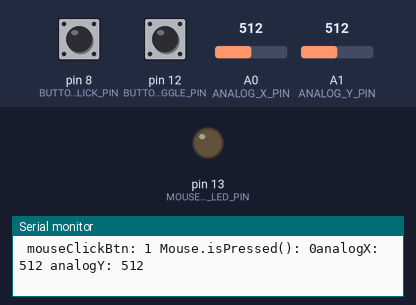
A sketch run on a simulated Arduino Leonardo, built with avr-gcc and run on an emulated ATmega32U4. Parts: output pins drawn as LEDs (lit = HIGH), the last lines printed to the serial monitor. The test bench sets the inputs (shaded band); at power-on: pin 12 (BUTTON_MOUSE_TOGGLE_PIN) HIGH, pin 8 (BUTTON_MOUSE_CLICK_PIN) HIGH, A0 (ANALOG_X_PIN) = 512, A1 (ANALOG_Y_PIN) = 512. USB keyboard and mouse output is not drawn.

Above: at 1.2 s.
1.3 s: pin 12 (BUTTON_MOUSE_TOGGLE_PIN) pulled LOW for 0.15 s
At 2.1 s:
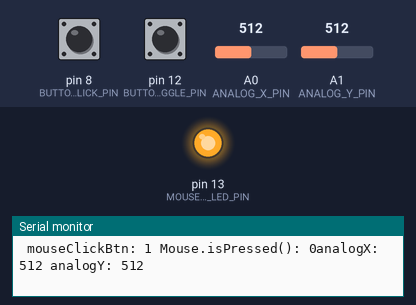
2.9 s: pin 12 (BUTTON_MOUSE_TOGGLE_PIN) pulled LOW for 1 s
At 3.7 s:
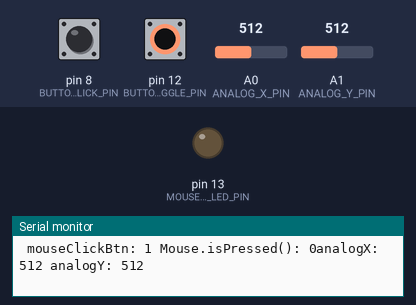
6.9 s: pin 12 (BUTTON_MOUSE_TOGGLE_PIN) pulled LOW for 3.2 s
At 7.5 s:
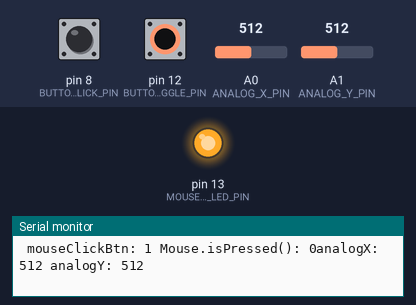
Timing chart, 0 to 9.9 s (numbered marks = the images above; inputs shaded):
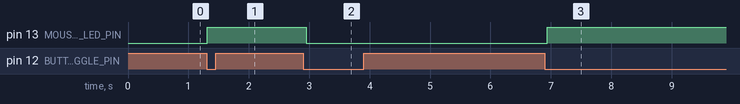

Measured:
- after the input at 1.3 s, pin 13 (MOUSE_ON_LED_PIN): LOW → HIGH at once
- after the input at 2.9 s, pin 13 (MOUSE_ON_LED_PIN): HIGH → LOW after 0.05 s
- after the input at 6.9 s, pin 13 (MOUSE_ON_LED_PIN): LOW → HIGH at once

The sketch:

AnalogMouseWithMousePress.ino
```cpp
/* Converts analog input on A0 and A1 to control the x and y movements of the mouse
 * The mouse starts in off mode. You can enable it by pressing a toggle button hooked
 * up to pin 12 (with a pull-up configuration). When the mouse is turned on,
 * we also set pin 13 HIGH for feedback to the user.
 *
 * There is also a button hooked up to pin 8 that simulates a left mouse press/release
 *
 * Run this sketch on your Arduino and then play around with the p5js drawing sketch:
 * https://editor.p5js.org/jonfroehlich/sketches/MSGdVYUle
 *
 * Or try out: https://jacksonpollock.org/
 *
 * This sketch will work with any 32u4- or SAMD-based boards like the Arduino
 * Leondardo, Esplora, Zero, Due, which can appear as a native mouse and/or keyboard
 * when connected to the computer via USB.
 *
 *
 * By Jon Froehlich
 * @jonfroehlich
 * http://makeabilitylab.io
 */
#include <Mouse.h> // https://www.arduino.cc/reference/en/language/functions/usb/mouse/

// Analog in pins
const int ANALOG_X_PIN = A0;
const int ANALOG_Y_PIN = A1;
const int MAX_ANALOG_VAL = 1023;
const int ANALOG_CENTER_VALUE = int(MAX_ANALOG_VAL / 2);
const int MOUSE_MOVEMENT_THRESHOLD = 10; // distance from rest position

// Sets the overall mouse sensitivity based on analog values
// a higher value will move the mouse more with
const int MAX_MOUSE_MOVE_VAL = 30;

// Digital I/O pins
const int BUTTON_MOUSE_TOGGLE_PIN = 12;
const int MOUSE_ON_LED_PIN = 13;
const int BUTTON_MOUSE_CLICK_PIN = 8;

const boolean isDebugModeOn = true;

boolean isMouseActive = false;
int prevMouseToggleVal = HIGH;

void setup() {
  pinMode(BUTTON_MOUSE_TOGGLE_PIN, INPUT_PULLUP);
  pinMode(BUTTON_MOUSE_CLICK_PIN, INPUT_PULLUP);
  pinMode(MOUSE_ON_LED_PIN, OUTPUT);

  // Turn on serial for debugging
  Serial.begin(9600);

  // Start with the mouse off
  activateMouse(false);
}

void activateMouse(boolean turnMouseOn){
  if(turnMouseOn){
    Serial.println("*** Activating mouse! ***");
    digitalWrite(MOUSE_ON_LED_PIN, HIGH);

    // Mouse.begin() must be called to start emulating a mouse
    // https://www.arduino.cc/reference/en/language/functions/usb/mouse/mousebegin/
    Mouse.begin();
  }else{
    Serial.println("*** Deactivating mouse! ***");
    digitalWrite(MOUSE_ON_LED_PIN, LOW);
    Mouse.end();
  }

  isMouseActive = turnMouseOn;
}

void loop() {

  // Check mouse toggle button. Activate/deactivate mouse accordingly
  int mouseToggleVal = digitalRead(BUTTON_MOUSE_TOGGLE_PIN);
  if(mouseToggleVal != prevMouseToggleVal){
    if(mouseToggleVal == LOW){ // button pressed
      activateMouse(!isMouseActive);
    }
  }
  prevMouseToggleVal = mouseToggleVal;

  // Move mouse based on analog input values on analog input
  int analogX = analogRead(ANALOG_X_PIN);
  int analogY = analogRead(ANALOG_Y_PIN);

  if(isDebugModeOn){
    Serial.println((String)"analogX: " + analogX + " analogY: " + analogY);
  }

  // There are many ways that you may want to convert the incoming
  // analog values to mouse movement. This is just one way
  int xDistFromCenter = analogX - ANALOG_CENTER_VALUE;
  int yDistFromCenter = analogY - ANALOG_CENTER_VALUE;
  int yMouse = 0, xMouse = 0;

  // Check the distance from the center position of the analog input
  // If it's beyond MOUSE_MOVEMENT_THRESHOLD, then calc mouse movement
  if(abs(xDistFromCenter) > MOUSE_MOVEMENT_THRESHOLD){
    xMouse = map(analogX, 0, MAX_ANALOG_VAL, -MAX_MOUSE_MOVE_VAL, MAX_MOUSE_MOVE_VAL);
  }

  if(abs(yDistFromCenter) > MOUSE_MOVEMENT_THRESHOLD){
    yMouse = map(analogY, 0, MAX_ANALOG_VAL, -MAX_MOUSE_MOVE_VAL, MAX_MOUSE_MOVE_VAL);
  }

  // Read mouse button
  int mouseClickBtn = digitalRead(BUTTON_MOUSE_CLICK_PIN);

  if(isDebugModeOn){
    // print values to serial if we are in debug mode
    Serial.print("MouseActive: ");
    isMouseActive ? Serial.print("true") : Serial.print("false");

    // Analog input distance from center
    Serial.print(" xDistFromCenter: ");
    Serial.print(xDistFromCenter);
    Serial.print(", yDistFromCenter: ");
    Serial.print(yDistFromCenter);

    // mouse movement
    Serial.print(" xMouse: ");
    Serial.print(xMouse);
    Serial.print(", yMouse: ");
    Serial.println(yMouse);

    // mouse pressed
    Serial.print(" mouseClickBtn: ");
    Serial.print(mouseClickBtn);
    Serial.print(" Mouse.isPressed(): ");
    Serial.print(Mouse.isPressed());
  }

  if(isMouseActive){
    // Mouse move is always relative
    Mouse.move(xMouse, yMouse, 0);

    if (!Mouse.isPressed() && mouseClickBtn == LOW) { // pull-up input
      Mouse.press();
    }else if(Mouse.isPressed() && mouseClickBtn == HIGH){
      Mouse.release();
    }
  }

  delay(50); // Only send mouse updates ~20 times/sec
}
```
